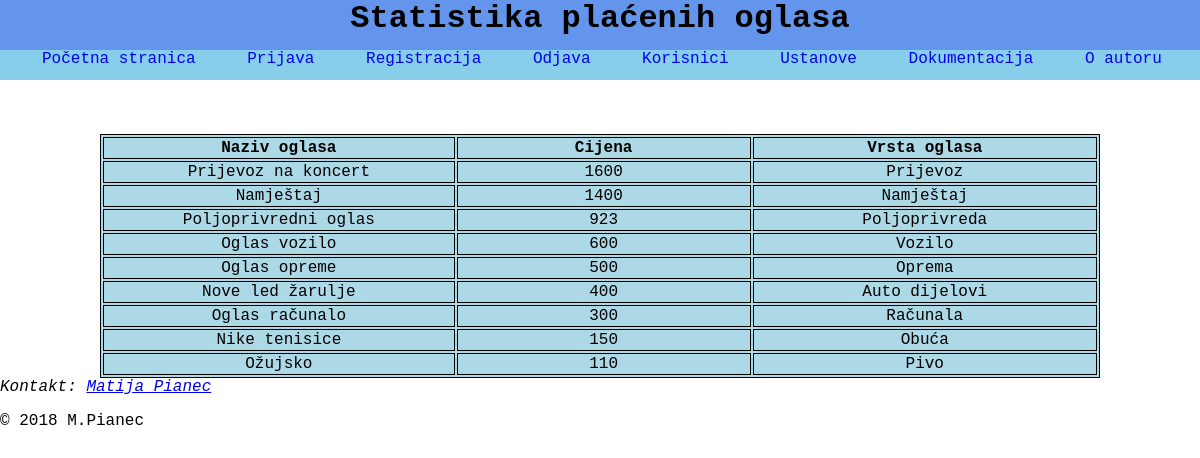
Page /WebDiPZavrsniProjekt/A_statistikaOglasa.php on the committed database.
### tables this page shows
CREATE TABLE IF NOT EXISTS `Oglas` (
  `oglas_id` int(11) NOT NULL AUTO_INCREMENT,
  `naziv` varchar(100) NOT NULL,
  `Vrsta_oglasa_idVrsta_oglasa` int(11) NOT NULL,
  `Korisnik_korisnik_id` int(11) NOT NULL,
  `broj_klikova` int(11) NOT NULL,
  `slika` varchar(255) NOT NULL,
  `Opis` varchar(100) NOT NULL,
  `Status` varchar(45) NOT NULL,
  `Pozicija_idPozicija` int(11) NOT NULL,
  `url` varchar(150) NOT NULL,
  PRIMARY KEY (`oglas_id`),
  KEY `fk_Oglas_Vrsta_oglasa1_idx` (`Vrsta_oglasa_idVrsta_oglasa`),
  KEY `fk_Oglas_Korisnik1_idx` (`Korisnik_korisnik_id`),
  KEY `fk_Oglas_Pozicija1_idx` (`Pozicija_idPozicija`)
);

CREATE TABLE IF NOT EXISTS `Vrsta_oglasa` (
  `idVrsta_oglasa` int(11) NOT NULL AUTO_INCREMENT,
  `trajanje_prikaza` int(11) NOT NULL,
  `brzina_izmjene` int(11) NOT NULL,
  `cijena` double NOT NULL,
  `naziv` varchar(45) NOT NULL,
  `Pozicija_idPozicija` int(11) NOT NULL,
  PRIMARY KEY (`idVrsta_oglasa`),
  KEY `fk_Vrsta_oglasa_Pozicija1_idx` (`Pozicija_idPozicija`)
);

### WebDiPZavrsniProjekt/baza.class.php (called while the page is built, shortened)
<?php
class Baza {
    private $veza = null;
    function spojiDB() {
        $this->veza = new mysqli(self::server, self::korisnik, self::lozinka, self::baza);
        $this->veza->set_charset("utf8");
        return $this->veza;
    }
    function selectDB($upit) {
        $rezultat = $this->veza->query($upit);
        return $rezultat;
    }
}
?>

### WebDiPZavrsniProjekt/A_statistikaOglasa.php (the view, shortened to what this page needs)
<?php
include("baza.class.php");
$baza = new Baza();
$baza->spojiDB();
?>
<!DOCTYPE html>
<html>
    <head>
        <link href="prijava.css" rel="stylesheet" type="text/css">
    </head>
    <body>
        <header>
            <h1>Statistika plaćenih oglasa</h1>
        </header>
        <nav style="background-color: skyblue; height: 30px">
            <a class="razmak" href="index.php">Početna stranica</a>
            <a class="razmak" href="Prijava.php">Prijava</a>
            <a class="razmak" href="Registracija.php">Registracija</a>
            <a class="razmak" href="odjava.php">Odjava</a>
            <a class="razmak" href="Privatno/korisnici.php">Korisnici</a>
            <a class="razmak" href="ustanove.php">Ustanove</a>
            <a class="razmak" href="Dokumentacija.html">Dokumentacija</a>
            <a class="razmak" href="o_autoru.html">O autoru</a>
        </nav>
        <br><br><br>
        <?php
        $tablica = "";
        $tablica .= "<table>";
        $tablica .= "<tr>";
        $tablica .= "<th>Naziv oglasa</th>";
        $tablica .= "<th>Cijena</th>";
        $tablica .= "<th>Vrsta oglasa</th>";
        $tablica .= "</tr>";
        $sql = "select Oglas.naziv,Vrsta_oglasa.naziv as naziv2,Vrsta_oglasa.cijena  from Oglas,Vrsta_oglasa where Oglas.Status='Aktivan' and Oglas.Vrsta_oglasa_idVrsta_oglasa=Vrsta_oglasa.idVrsta_oglasa order by Vrsta_oglasa.cijena desc";
        $rez = $baza->selectDB($sql);
        while ($red = $rez->fetch_assoc()) {
            $lista[] = array(
                "naziv" => $red["naziv"],
                "naziv2" => $red["naziv2"],
                "cijena" => $red["cijena"]
            );
        }
        for ($i = 0; $i < count($lista); $i++) {
            $tablica .= "<tr>";
            $tablica .= "<td>" . $lista[$i]["naziv"] . "</td>";
            $tablica .= "<td>" . $lista[$i]["cijena"] . "</td>";
            $tablica .= "<td>" . $lista[$i]["naziv2"] . "</td>";
            $tablica .= "</tr>";
        }
        $tablica .= "</table>";
        $tablica .= "</form>";
        echo $tablica;
        ?>
        <footer>
            <address>Kontakt: <a href="mailto:mpianec@foi.hr">Matija Pianec</a></address>
            <p>&copy; 2018 M.Pianec</p>
        </footer>
    </body>
</html>

### WebDiPZavrsniProjekt/prijava.css (style rules this page uses)
h1 { text-align: center; margin-top: 0%; }
body { background: white; color: black; font-family: "Courier"; width: 100%; margin: auto; }
header { background-repeat: no-repeat; background-color: cornflowerblue; height: 50px; }
a.razmak { background-color: skyblue; margin-left: 3.5%; text-decoration: none; font-family: "Courier"; }
table, th, td { border: 1px solid black; width:1000px; background-color: lightblue; text-align: center; margin-left: auto; margin-right: auto; }

### rows in the picture
oglas: naziv "Prijevoz na koncert", Vrsta_oglasa_idVrsta_oglasa.cijena "1600", Vrsta_oglasa_idVrsta_oglasa.naziv "Prijevoz"
oglas: naziv "Namještaj", Vrsta_oglasa_idVrsta_oglasa.cijena "1400", Vrsta_oglasa_idVrsta_oglasa.naziv "Namještaj"
oglas: naziv "Poljoprivredni oglas", Vrsta_oglasa_idVrsta_oglasa.cijena "923", Vrsta_oglasa_idVrsta_oglasa.naziv "Poljoprivreda"
oglas: naziv "Oglas vozilo", Vrsta_oglasa_idVrsta_oglasa.cijena "600", Vrsta_oglasa_idVrsta_oglasa.naziv "Vozilo"
oglas: naziv "Oglas opreme", Vrsta_oglasa_idVrsta_oglasa.cijena "500", Vrsta_oglasa_idVrsta_oglasa.naziv "Oprema"
oglas: naziv "Nove led žarulje", Vrsta_oglasa_idVrsta_oglasa.cijena "400", Vrsta_oglasa_idVrsta_oglasa.naziv "Auto dijelovi"
oglas: naziv "Oglas računalo", Vrsta_oglasa_idVrsta_oglasa.cijena "300", Vrsta_oglasa_idVrsta_oglasa.naziv "Računala"
oglas: naziv "Nike tenisice", Vrsta_oglasa_idVrsta_oglasa.cijena "150", Vrsta_oglasa_idVrsta_oglasa.naziv "Obuća"
oglas: naziv "Ožujsko", Vrsta_oglasa_idVrsta_oglasa.cijena "110", Vrsta_oglasa_idVrsta_oglasa.naziv "Pivo"
